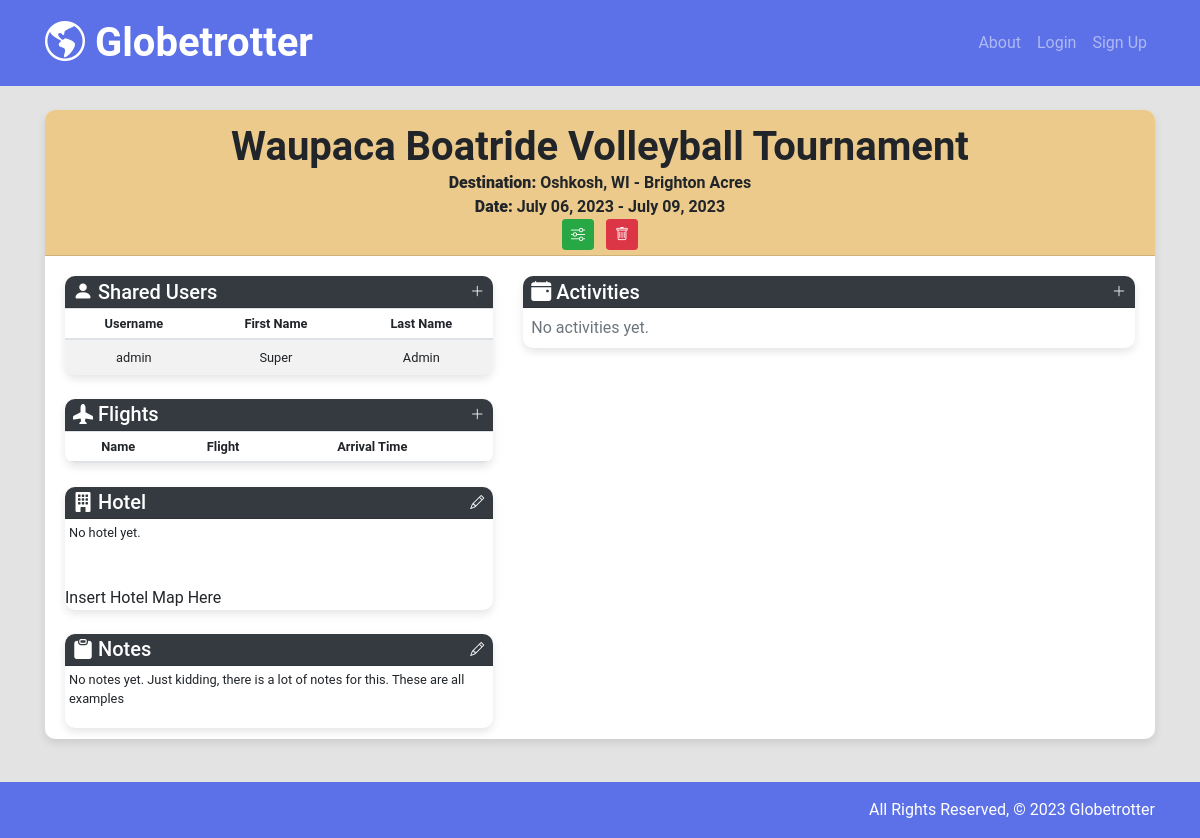
The page /itineraries/1/ on the database as committed earlier.
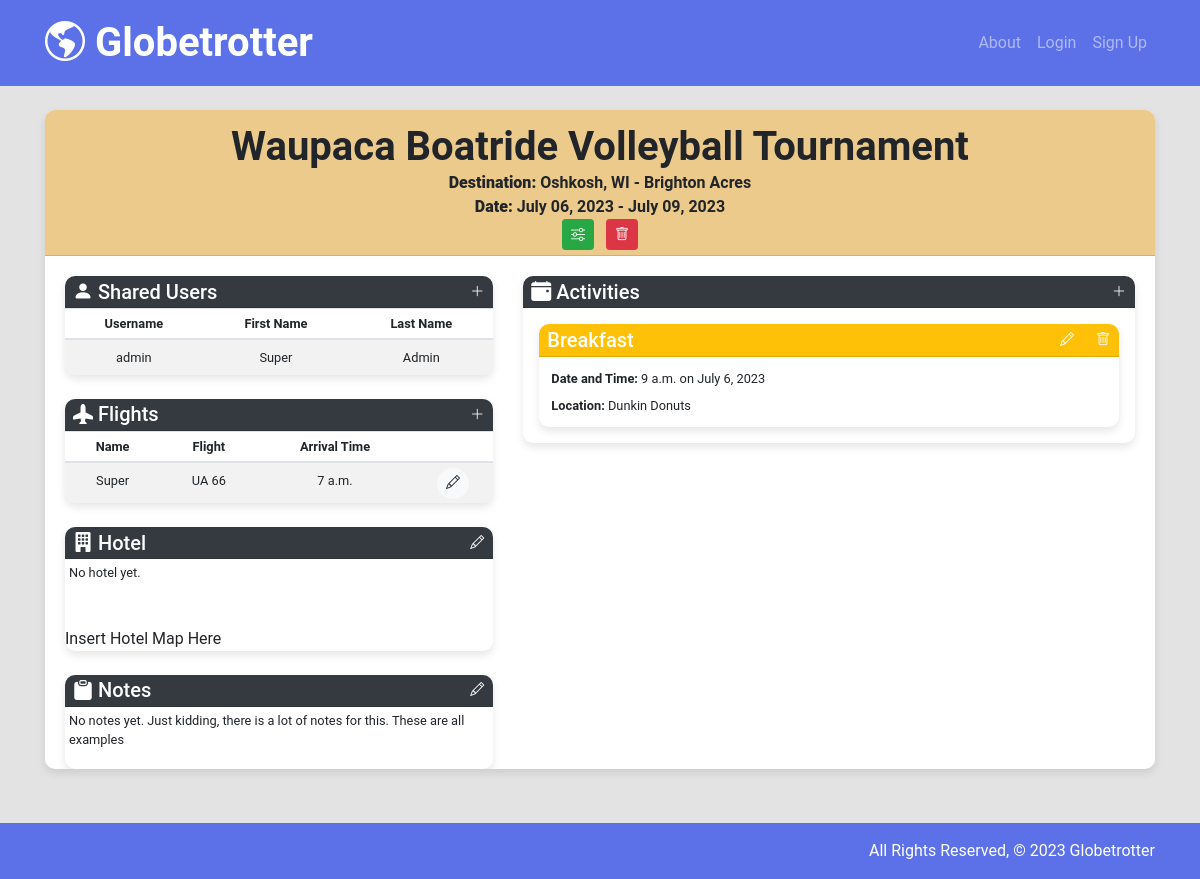
The same page on the database as committed later.
### main_app/models.py (models this page shows, shortened)
class Flight(models.Model):
    flight = models.CharField(max_length=100)
    arrival_time = models.TimeField()
    travelItinerary = models.ForeignKey(TravelItinerary, on_delete=models.CASCADE)
    user = models.ForeignKey(User, on_delete=models.CASCADE)

class Activity(models.Model):
    name = models.CharField(max_length=100)
    category = models.CharField(
        max_length=1, choices=CATEGORIES, default=CATEGORIES[0][0]
    )
    date = models.DateField()
    time = models.TimeField()
    location = models.CharField(max_length=100)
    travelItinerary = models.ForeignKey(TravelItinerary, on_delete=models.CASCADE)
    class Meta:
        ordering = ["date", "time"]

### main_app/views.py (the view)
class ItineraryDetail(DetailView):
    model = TravelItinerary
    template_name = "itineraries/detail.html"
    context_object_name = "itinerary"

### main_app/templates/itineraries/detail.html (shortened to what the changed rows need)
{% extends 'base.html' %} {% load static %} {% block content %}
<link
  rel="stylesheet"
  type="text/css"
  href="{% static 'css/itinerary_detail.css' %}"
/>
<div class="wrapper">
  <div class="card" style="border-radius: 10px; max-height: 75vh">
    <div
      class="card-header bg-yellow text-center align-items-center"
      style="border-radius: 10px 10px 0 0"
    >
      <h1
        class="display-5 font-weight-bold"
        style="margin: 0 0; padding: 8px 8px 0 8px"
      >
        {{ itinerary.title }}
      </h1>
    </div>
    <div class="card-body overflow-auto">
      <div class="row">
        <div class="col-md-5">
          <div class="card">
            <div
              class="card-text overflow-auto"
              style="max-height: 100px; border-radius: 0 0 10px 10px"
            >
              <table class="table table-striped table-sm mb-0">
                <thead>
                  <tr>
                    <th class="small font-weight-bold text-center">Username</th>
                    <th class="small font-weight-bold text-center">
                      First Name
                    </th>
                    <th class="small font-weight-bold text-center">
                      Last Name
                    </th>
                  </tr>
                </thead>
                <tbody>
                  {% for user in itinerary.users.all %}
                  <tr>
                    <td class="small text-center p-2">{{ user.username }}</td>
                    <td class="small text-center p-2">{{ user.first_name }}</td>
                    <td class="small text-center p-2">{{ user.last_name }}</td>
                  </tr>
                  {% endfor %}
                </tbody>
              </table>
            </div>
          </div>
          <br />
          <div class="card">
            <div
              class="card-text overflow-auto"
              style="max-height: 100px; border-radius: 0 0 10px 10px"
            >
              <table class="table table-striped table-sm mb-0">
                <thead>
                  <tr>
                    <th class="small font-weight-bold text-center">Name</th>
                    <th class="small font-weight-bold text-center">Flight</th>
                    <th class="small font-weight-bold text-center">
                      Arrival Time
                    </th>
                    <th class="small font-weight-bold text-center"></th>
                  </tr>
                </thead>
                <tbody>
                  {% for flight in itinerary.flight_set.all %}
                  <tr>
                    <td class="small text-center p-2">
                      {{ flight.user.first_name }}
                    </td>
                    <td class="small text-center p-2">{{ flight.flight }}</td>
                    <td class="small text-center p-2">
                      {{ flight.arrival_time }}
                    </td>
                    <td class="text-center">
                      <a
                        href="{% url 'update_flight' itinerary_id=itinerary.id flight_id=flight.id %}"
                        class="btn btn-light btn-sm m-0 rounded-pill"
                      >
                        <i class="bi bi-pencil"></i>
                      </a>
                    </td>
                  </tr>
                  {% endfor %}
                </tbody>
              </table>
            </div>
          </div>
          <br />
          <br />
        </div>
        <div class="col-md-7">
          <div class="card">
            <div
              class="card-text overflow-auto"
              style="max-height: 50vh; border-radius: 0 0 10px 10px"
            >
              {% for activity in itinerary.activity_set.all %}
              <div class="card mt-3 m-3">
                <div
                  class="card-header d-flex justify-content-between align-items-center bg-warning text-white p-0"
                  style="border-radius: 10px 10px 0 0"
                >
                  <h5 class="mb-0 p-1 pl-2">{{ activity.name }}</h5>
                  <div class="button-container">
                    <a
                      href="{% url 'update_activity' itinerary_id=itinerary.id activity_id=activity.id %}"
                      class="btn text-white btn-sm m-0 rounded-pill"
                      ><i class="bi bi-pencil"></i
                    ></a>
                    <a
                      href="{% url 'delete_activity' itinerary_id=itinerary.id activity_id=activity.id %}"
                      class="btn text-white btn-sm m-0 rounded-pill"
                      ><i class="bi bi-trash"></i
                    ></a>
                  </div>
                </div>
                <div class="card-body p-2" style="border-radius: 0 0 10px 10px">
                  <p class="small p-1 m-0">
                      <strong>Date and Time:</strong> {{ activity.time }} on {{ activity.date }}
                    </p>
                  <p class="small p-1 m-0">
                    <strong>Location:</strong> {{ activity.location }}
                  </p>
                </div>
              </div>
              {% empty %}
              <p class="m-2 text-muted">No activities yet.</p>
              {% endfor %}
            </div>
          </div>
        </div>
      </div>
    </div>
  </div>
</div>
{% endblock %}

Rows that differ between the two databases and show on the page:
added Flight: user.first_name "Super", flight "UA 66", arrival_time "7 a.m."
added Activity: name "Breakfast", time "9 a.m.", date "July 6, 2023", location "Dunkin Donuts"
Other text that changed with them:
text no longer shown: "No activities yet."
